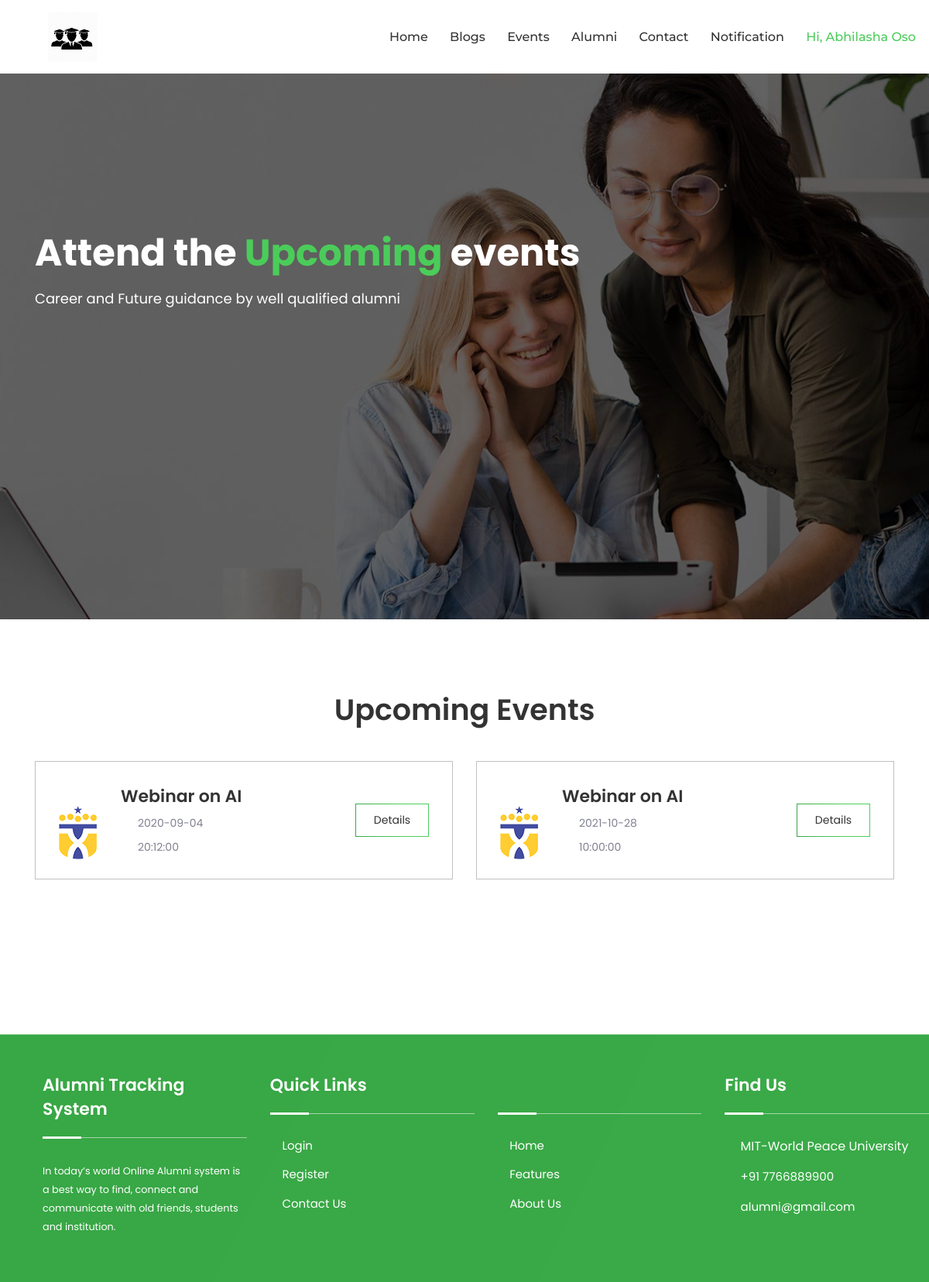
/view_events.php (signed in), run on the app's committed database.
### tables this page shows
CREATE TABLE `tblevent` (
  `Eid` int(11) NOT NULL,
  `Ename` varchar(100) NOT NULL,
  `Location` varchar(100) NOT NULL,
  `Elink` varchar(100) NOT NULL,
  `Edate` date NOT NULL,
  `Etime` time NOT NULL,
  `Edescription` text NOT NULL,
  `CreatedUid` int(11) NOT NULL,
  `AlumniUid` int(11) NOT NULL,
  `Deptid` int(11) NOT NULL,
  `IsAccepted` tinyint(7) NOT NULL,
  `IsActive` tinyint(7) NOT NULL
);

### view_events.php (the view, shortened to what this page needs)
<?php
    include_once("DbConnection.php");
?>
<!DOCTYPE html>
<html lang="zxx">
    <head>
        <?php include_once('cssLinks.php');?>
    </head>
    <body>
        <?php
            if($_SESSION['Type']=="Student")
            {
                include_once('headerStudent.php');
            }
        ?>
        <div class="banner-area banner-area-two banner-img-two">
            <div class="d-table">
                <div class="d-table-cell">
                    <div class="container">
                        <div class="banner-text">
                            <h1>Attend the <span>Upcoming </span> events </h1>
                            <p>Career and Future guidance by well qualified alumni</p>
                        </div>
                    </div>
                </div>
            </div>
        </div>
        <section class="job-area ptb-100">
            <div class="container">
                <div class="section-title">
                    <h2>Upcoming Events</h2>
                </div>
                <div id="container">
                    <div class="row">
                        <?php
                            $eventSelectQuery = "SELECT * from tblevent where IsActive=1 and IsAccepted=1";
                            $result_event = mysqli_query($con,$eventSelectQuery);
                            if($result_event->num_rows!=0)
                            {
                                while($row_event=$result_event->fetch_array())
                                {
                                    $eventId = $row_event['Eid'];
                                    $eventName = $row_event['Ename'];
                                    $eventDate = $row_event['Edate'];
                                    $eventTime = $row_event['Etime'];
                        ?>
                        <div class="col-lg-6 mix ui ux">
                            <div class="job-item">
                                <img src="assets/img/home-1/jobs/2.png" alt="Job">
                                <div class="job-inner align-items-center">
                                    <div class="job-inner-left">
                                        <h3><?php echo $eventName; ?></h3>
                                        <ul>
                                            <li>
                                                <?php echo $eventDate; ?>
                                            </li>
                                            <li>
                                                <?php echo $eventTime; ?>
                                            </li>
                                        </ul>
                                    </div>
                                    <div class="job-inner-right">
                                        <ul>
                                            <li>
                                                <a href="eventDetails.php?Eid=<?php echo $eventId; ?>">Details</a>
                                            </li>
                                        </ul>
                                    </div>
                                </div>
                            </div>
                        </div>
                        <?php
                        }
                    }
                    ?>
                    </div>
                </div>
            </div>
        </section>
        <?php include_once('footer.php');?>
    </body>
</html>

### assets/css/meanmenu.css (style rules this page uses)
body { font-family: "Oswald", sans-serif; padding: 0; margin: 0; font-size: 15px; background-color: #f1f1f1; }

### data on the page
tblevent: Ename "Webinar on AI", Edate "2020-09-04", Etime "20:12:00"
tblevent: Ename "Webinar on AI", Edate "2021-10-28", Etime "10:00:00"

### other printed values
$_SESSION['Firstname'] "Abhilasha"
$_SESSION['Lastname'] "Oso"
